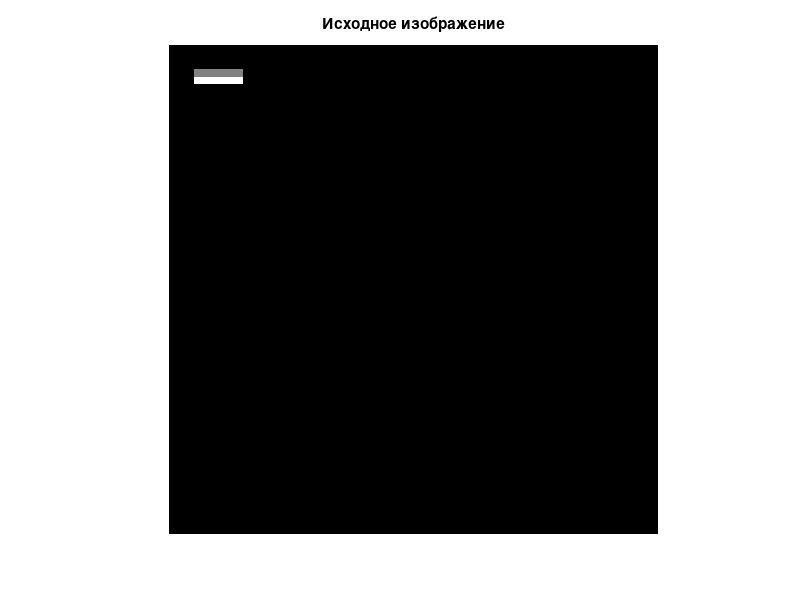
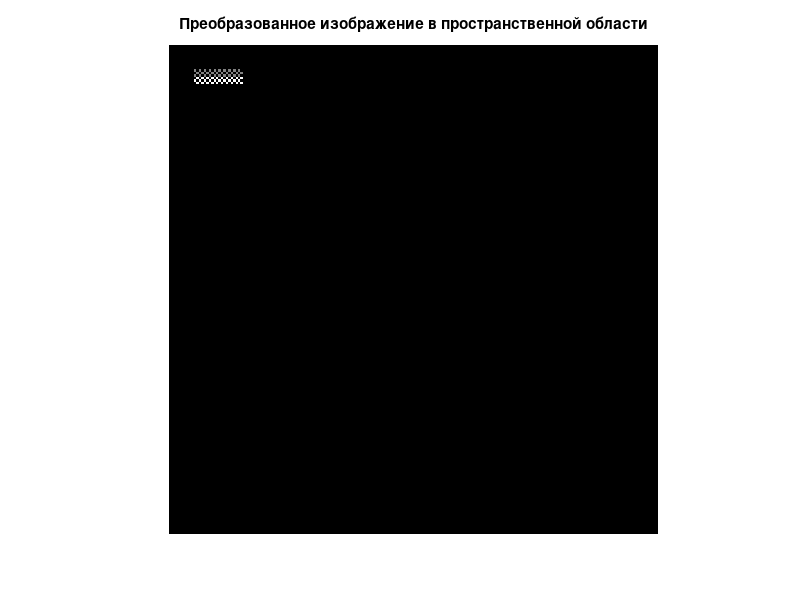
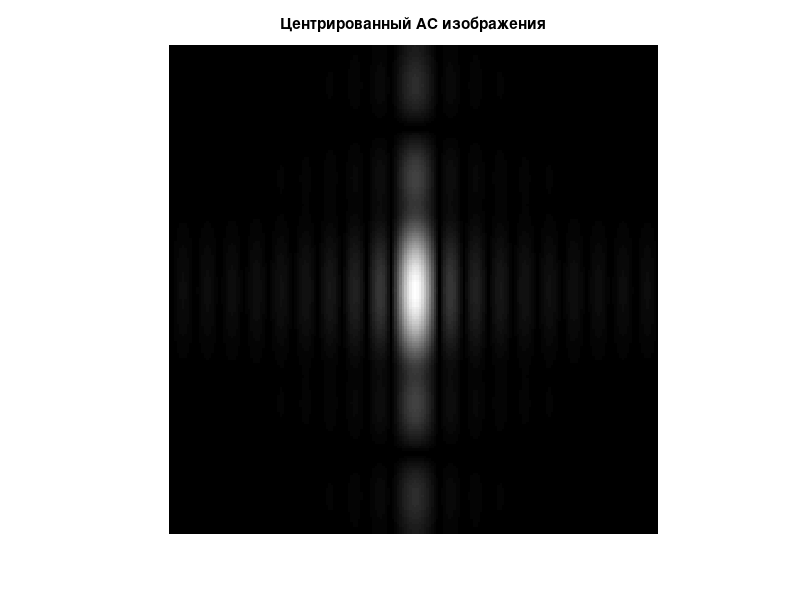
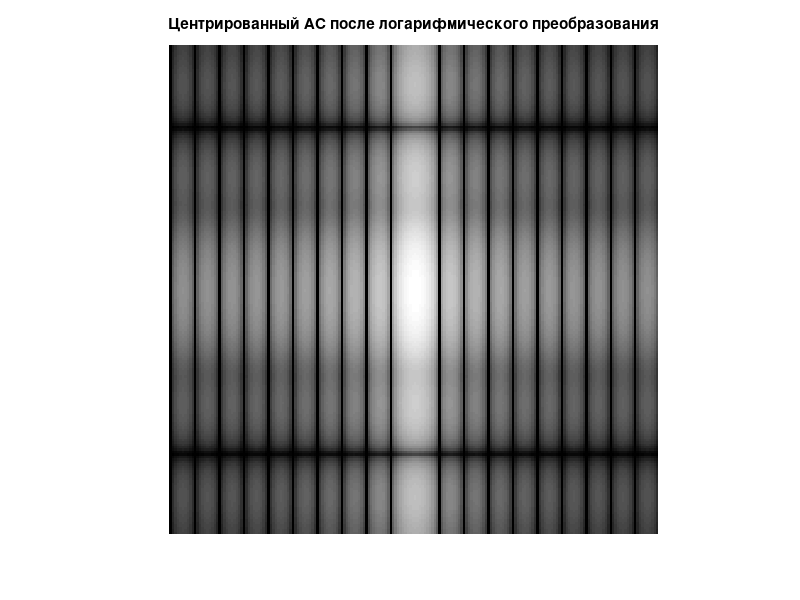

Reproduce these figures in MATLAB, in order. (Note: this script raises an error after producing the figures.)
clc;
close all;
clear all;

% загрузка матрицы изображения
img = load('resources/A5_01_1.mat', '-ascii');

% получение размеров изображения
[imgY, imgX] = size(img);

% ЦЕНТРИРОВАНИЕ СПЕКТРА ПУТЕМ ПРЕОБРАЗОВАНИЯ В ПРОСТРАНСТВЕННОЙ ОБЛАСТИ
% функция центрирования спектра
CH = zeros(imgY, imgX);
for in = 1:imgY
    for im = 1:imgX
        CH(in, im) = (-1)^(in+im);
    end
end

imgShifted_XY = img.*CH;                      % преобразование изображения в пространственной области
imgShiftedAS_XY = abs(fft2(imgShifted_XY));      % вычисление цетрированного АС изображения
imgShiftedASL_XY = log(1 + 10*imgShiftedAS_XY);  % логарифмическое преобразование центрированного АС изображения

% вывод изображений
figure(); imshow(img);                            title('Исходное изображение');
figure(); imshow(imgShifted_XY);                  title('Преобразованное изображение в пространственной области');
figure(); imshow(imgShiftedAS_XY, []);            title('Центрированный АС изображения');
figure(); imshow(imgShiftedASL_XY, []);           title('Центрированный АС после логарифмического преобразования');

% преобразование яркости для правильного сохранения
imgShiftedAS_XY = imgShiftedAS_XY/max(imgShiftedAS_XY(:));
imgShiftedASL_XY = imgShiftedASL_XY/max(imgShiftedASL_XY(:));

% сохранение изображений
imwrite(imgShifted_XY, 'results/lab05_opt01_task02_imgShifted_XY.jpg');
imwrite(imgShiftedAS_XY, 'results/lab05_opt01_task02_imgShiftedAS_XY.jpg');
imwrite(imgShiftedASL_XY, 'results/lab05_opt01_task02_imgShiftedASL_XY.jpg');


% ЦЕНТРИРОВАНИЕ СПЕКТРА ПУТЕМ ПРЕОБРАЗОВАНИЯ В ЧАСТОТНОЙ ОБЛАСТИ
imgShiftedAS_UV = abs(fftshift(fft2(img)));       % центрирование АС изображения в частотной области
imgShiftedASL_UV = log(1 + 10*imgShiftedAS_UV);   % логарифмическое преобразование центрированного АС изображения
imgShifted_UV =  real(ifft2(imgShiftedAS_UV));    % построение изображение в пространственной области, 
                                                  %   соответсвующее центрированному АС изображения в частотной области
% вывод изображений
figure(); imshow(imgShiftedAS_UV, []);       title('Центрированный АС изображения');
figure(); imshow(imgShiftedASL_UV, []);      title('Центрированный АС после логарифмического преобразования');
figure(); imshow(imgShifted_UV);             title('Преобразованное изображение в частотной области');

% преобразование яркости для правильного сохранения
imgShiftedAS_UV = imgShiftedAS_UV/max(imgShiftedAS_UV(:));
imgShiftedASL_UV = imgShiftedASL_UV/max(imgShiftedASL_UV(:));

% сохранение изображений
imwrite(imgShiftedAS_UV, 'results/lab05_opt01_task02_imgShiftedAS_UV.jpg');
imwrite(imgShiftedASL_UV, 'results/lab05_opt01_task02_imgShiftedASL_UV.jpg');
imwrite(imgShifted_UV, 'results/lab05_opt01_task02_imgShifted_UV.jpg');
